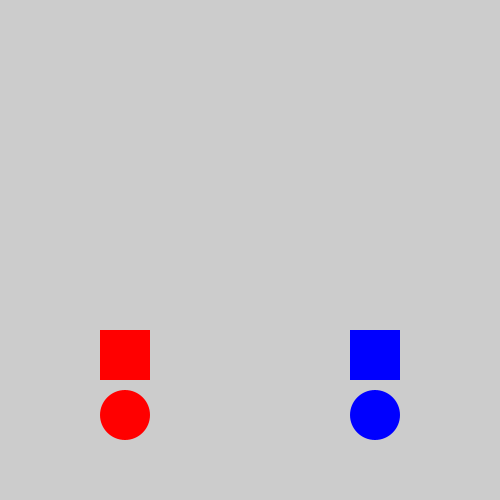
Frame 1 (no input)
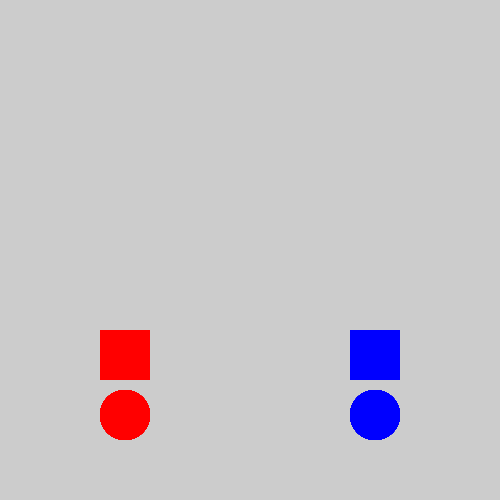
Frame 60 (the mouse pressed at the canvas centre just before this capture)
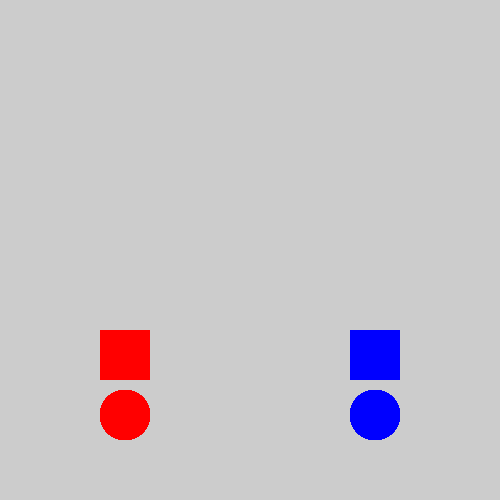
Frame 120 (the mouse held since frame 60 and released just before this capture)

The Processing sketch that drew these frames (run headless with seeded random() and noise(); from frame 60 on, the mouse is pressed at the canvas centre):

// Processing sketch: processing_79330
// ── processing_79330.pde

int rectR;
int rectB;
int counter1;
int counter2;

void setup(){
 size(500, 500); 
 rectR = 3*height/4-20;
 rectB = 3*height/4-20;
 frameRate(7);
 counter1=0;
 counter2=0;
}


void draw(){
  smooth();
  noStroke();
  rectMode(CENTER);
  fill(255, 0, 0);
  ellipse(width/4, 3*height/4+40, 50, 50);
  rect(width/4, rectR, 50, 50);
  fill(0, 0, 255);
  ellipse(3*width/4, 3*height/4+40, 50, 50);
  rect(3*width/4, rectB, 50, 50);
  
  float r =25;
  float distanceEllipseR = dist(width/4, 3*height/4+40, mouseX, mouseY);
  float distanceEllipseB = dist(3*width/4, 3*height/4+40, mouseX, mouseY);
  
  if (mousePressed == true && distanceEllipseR <= r){
  rectR -= 50;
  counter1++;
  }
  if (mousePressed == true && distanceEllipseB <= r){
  rectB -= 50;
  counter2++;
  }
  
  if (counter1 == 5){
    rectR = 3*height/4-20;
    counter1=0;
    fill(255, 255, 0);
    rect(width/4, 100, 50, 50);
  }
  
  if (counter2 == 5){
    rectB = 3*height/4-20;
    counter2=0;
    fill(255, 255, 0);
    rect(3*width/4, 100, 50, 50);
  }
  
}
